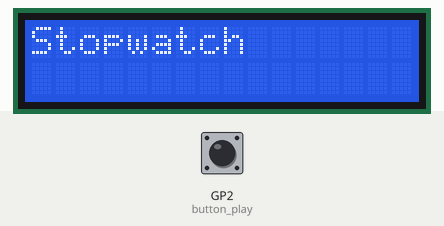
Simulated run of this program. Board: Raspberry Pi Pico running MicroPython. Parts: 16×2 character LCD. The inputs (shaded band) are chosen by the test bench; at power-on: GP2 (button_play) HIGH. Library files of the repository ran but are not shown: lcd_api.py, pico_i2c_lcd.py; what the program prints to the serial console is not drawn.

Above: at 0.1 s.
At 3.2 s:
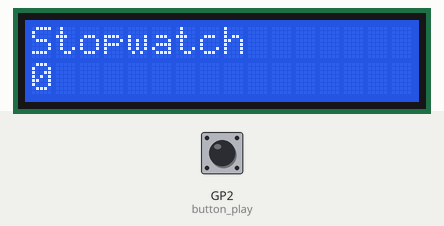
3.3 s: GP2 (button_play) pulled LOW for 0.15 s
At 6.2 s:
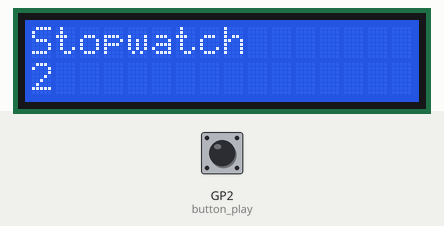
6.4 s: GP2 (button_play) pulled LOW for 1 s
Timing chart, 0 to 9.4 s (numbered marks = the images above; inputs shaded):
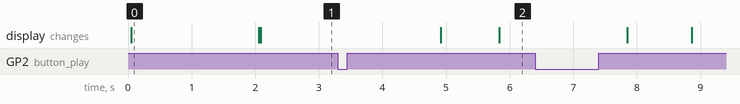

The program:

pico_stopwatch.py
```python
import utime
import math
import machine
from machine import Pin
from machine import I2C
from lcd_api import LcdApi
from pico_i2c_lcd import I2cLcd

I2C_ADDR     = 0x27 #Decimal 39
I2C_NUM_ROWS = 2
I2C_NUM_COLS = 16

SDA_PIN = 0
SCL_PIN = 1

PLAY_PIN = 2
RESET_PIN = 3

i2c = I2C(0, sda=machine.Pin(SDA_PIN), scl=machine.Pin(SCL_PIN), freq=400000)
lcd = I2cLcd(i2c, I2C_ADDR, I2C_NUM_ROWS, I2C_NUM_COLS)


button_play = Pin(PLAY_PIN, Pin.IN, Pin.PULL_UP)
button_reset = Pin(RESET_PIN, Pin.IN, Pin.PULL_UP)

lcd.putstr("Stopwatch")
utime.sleep(2)
lcd.clear()
lcd.hide_cursor()
timer = 0
running = False

lcd.clear()
lcd.putstr("Stopwatch")

while True:

    # If button pressed then toggle
    if (button_play.value()== False):
        running = not running
        print ("Status "+str(running))
        # sleep prevents single press causing multiple play /pause signals
        # this is a simple , but basic methos
        utime.sleep(0.5)
    if (button_reset.value()== False):
        print("Reset")
        timer=0
        lcd.clear()
        lcd.putstr("Stopwatch")
        utime.sleep(0.5)

    lcd.move_to(0,1)
    lcd.putstr(str(math.floor(timer)))

    if (running):
        timer +=0.1
        utime.sleep(0.1)

        
```

Measured:
- after the input at 3.3 s, the display: first changes after 1.6 s (image 2 shows a later state)
- what the display in image 0 shows lasts 2.0 s, from 0.1 s to 2.1 s
